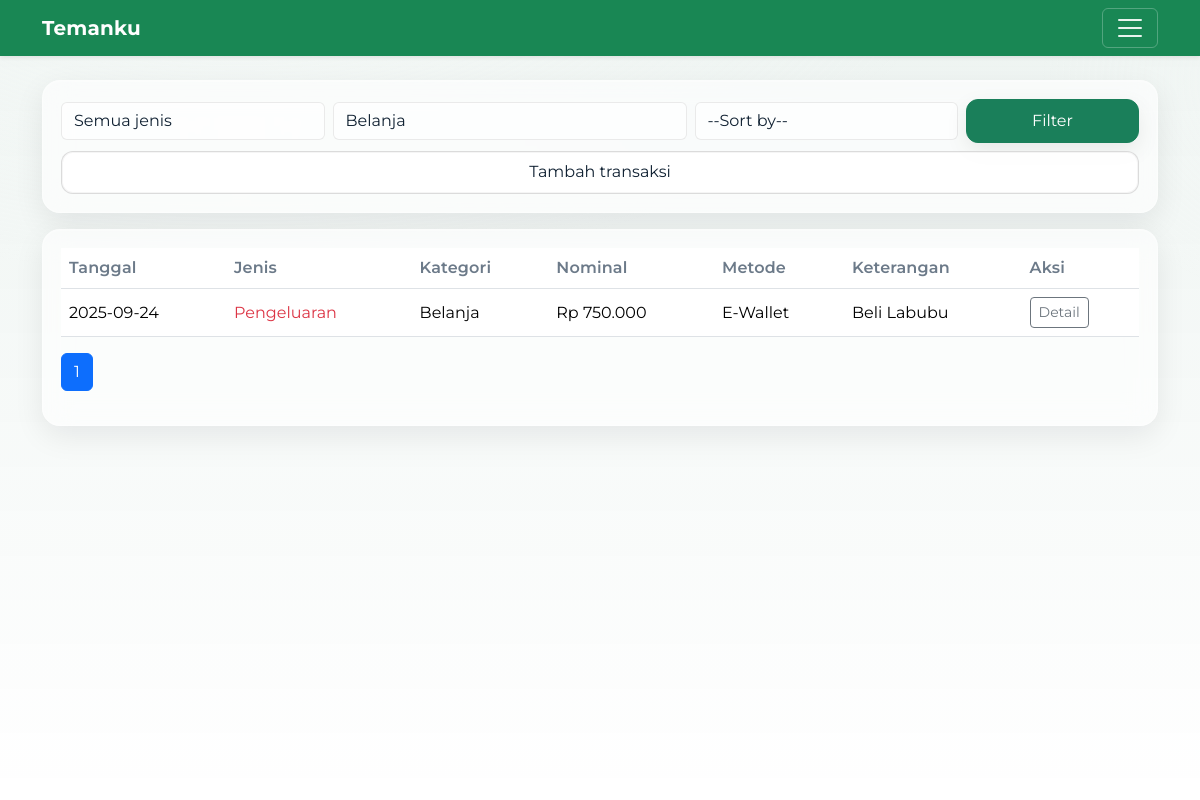
Page /history?category_id=39 (signed in) on the earlier database version.
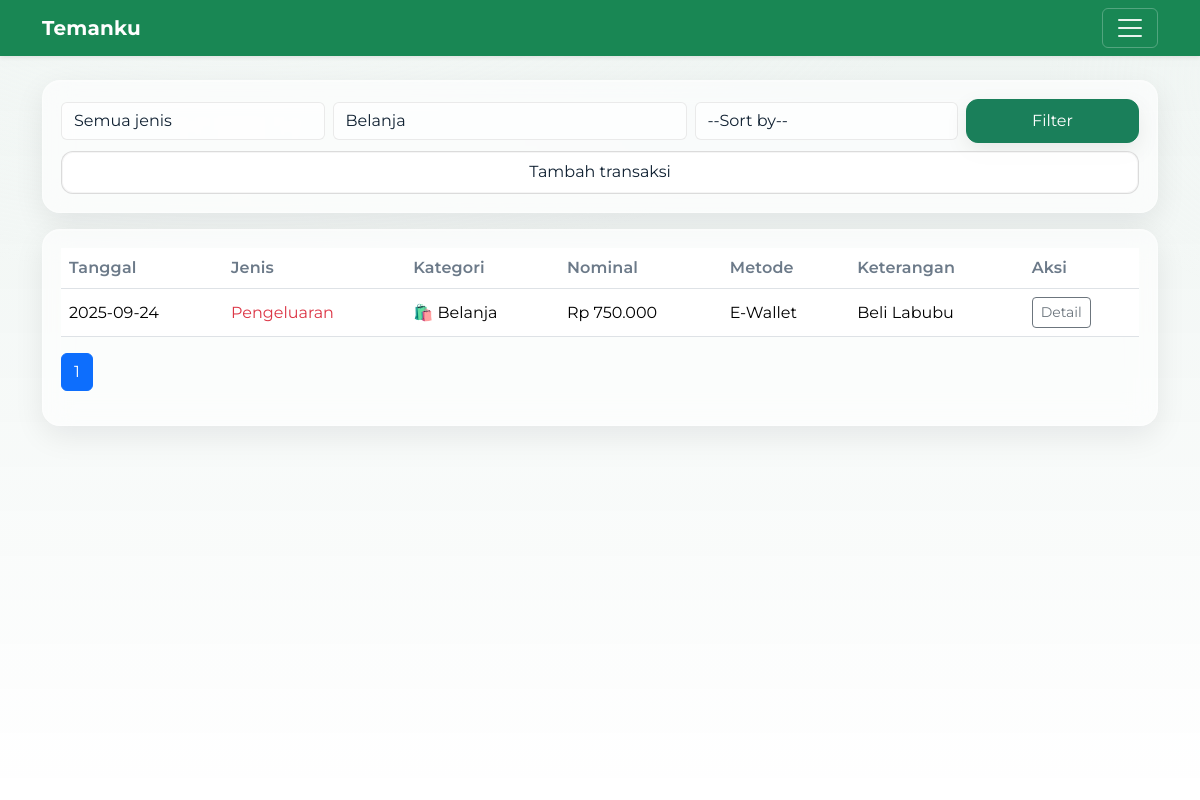
Same page on the later database version.
### tables this page shows
CREATE TABLE transactions (
  id INTEGER PRIMARY KEY AUTOINCREMENT,
  user_id INTEGER NOT NULL,
  date TEXT NOT NULL,                      -- YYYY-MM-DD
  type TEXT CHECK(type IN ('income','expense')) NOT NULL,
  category_id INTEGER NOT NULL,
  amount REAL NOT NULL,
  source_or_payee TEXT,
  account TEXT,
  notes TEXT,
  FOREIGN KEY (user_id) REFERENCES users(id),
  FOREIGN KEY (category_id) REFERENCES categories(id)
);

CREATE TABLE categories (
  id INTEGER PRIMARY KEY AUTOINCREMENT,
  user_id INTEGER NOT NULL,
  type TEXT CHECK(type IN ('income','expense')) NOT NULL,
  name TEXT NOT NULL, emoji TEXT,
  UNIQUE(user_id, type, name),
  FOREIGN KEY (user_id) REFERENCES users(id)
);

### app.py (the view)
@app.get("/history")
@login_required
def history():
    q_type = (request.args.get("type") or "").strip()
    q_cat  = (request.args.get("category_id") or "").strip()
    q_sort_raw = (request.args.get("sort") or "").strip()
    order_map = {
        "date_desc":        "t.date DESC, t.id DESC",
        "date_asc":         "t.date ASC, t.id ASC",
        "amount_desc":      "t.amount DESC, t.id DESC",
        "amount_asc":       "t.amount ASC, t.id ASC",
        "category_asc":     "c.name ASC, t.date DESC, t.id DESC",
        "category_desc":    "c.name DESC, t.date DESC, t.id DESC",
        "payment_asc":      "t.account ASC, t.date DESC, t.id DESC",
        "payment_desc":     "t.account DESC, t.date DESC, t.id DESC",
        "type_income_first":  "CASE WHEN t.type='income' THEN 0 ELSE 1 END, t.date DESC, t.id DESC",
        "type_expense_first": "CASE WHEN t.type='expense' THEN 0 ELSE 1 END, t.date DESC, t.id DESC",
    }
    q_sort = q_sort_raw if q_sort_raw in order_map else ""
    order_sql = order_map.get(q_sort or "date_desc")
    if q_type not in ("income", "expense"):
        q_type = ""
    if q_cat and not str(q_cat).isdigit():
        q_cat = ""
    per = 20
    try:
        page = int(request.args.get("page", "1"))
    except ValueError:
        page = 1
    page = max(1, page)
    where = ["t.user_id=?"]
    params = [current_user.id]
    if q_type:
        where.append("t.type=?"); params.append(q_type)
    if q_cat:
        where.append("t.category_id=?"); params.append(int(q_cat))
    where_clause = " AND ".join(where)
    with db() as con:
        total = con.execute(
            f"SELECT COUNT(*) AS n FROM transactions t WHERE {where_clause}",
            params
        ).fetchone()["n"]
    pages = max(1, (total + per - 1) // per)
    if page > pages:
        page = pages
    offset = (page - 1) * per
    with db() as con:
        cats = con.execute(
            "SELECT id, type, name FROM categories WHERE user_id=? ORDER BY type, name",
            (current_user.id,)
        ).fetchall()
        rows = con.execute(
            f"""
            SELECT
                t.*,
                COALESCE(c.name, '-') AS category,
                c.emoji AS category_emoji,
                t.source_or_payee AS keterangan,
                t.account AS payment_method
            FROM transactions t
            LEFT JOIN categories c ON c.id = t.category_id
            WHERE {where_clause}
            ORDER BY {order_sql}
            LIMIT ? OFFSET ?
            """,
            (*params, per, offset)
        ).fetchall()
    return render_template(
        "history.html",
        rows=[dict(r) for r in rows],
        categories=[dict(c) for c in cats],
        q_type=q_type,
        q_cat=q_cat,
        q_sort=q_sort,
        page=page,
        pages=pages,
        title="Riwayat",
    )

### app.py (called while the page is built)
def db():
    conn = sqlite3.connect(APP_DB, timeout=5.0)
    conn.row_factory = sqlite3.Row
    conn.execute("PRAGMA busy_timeout = 5000")
    return conn

@login_manager.user_loader
def load_user(user_id):
    with db() as con:
        row = con.execute("SELECT * FROM users WHERE id=?", (user_id,)).fetchone()
        return User(row) if row else None

def money(x):
    return f"Rp {x:,.0f}".replace(",", ".")

def type_label(val: str) -> str:
    if val == 'income':
        return 'Pemasukan'
    if val == 'expense':
        return 'Pengeluaran'
    return val or ''

### templates/history.html (shortened to what this page needs)
{% extends "base.html" %}
{% block content %}
<div class="card-soft mb-3">
  <form id="historyFilter" class="row g-2 align-items-center" method="get" novalidate>
    <div class="col-12 col-md-3">
      <select class="form-select" name="type" id="typeFilter" aria-label="Filter jenis">
        <option value="">Semua jenis</option>
      </select>
    </div>
    <div class="col-12 col-md-4">
      <select class="form-select" name="category_id" id="catFilter" aria-label="Filter kategori">
        <option value="">Semua kategori</option>
      </select>
    </div>
    <div class="col-12 col-md-3">
      <select class="form-select" name="sort" aria-label="Sort by">
        <option value="" disabled {{ '' if q_sort else 'selected' }}>--Sort by--</option>
      </select>
    </div>
    <div class="col-12 col-md-2">
      <button type="submit" class="btn btn-primary w-100">Filter</button>
    </div>
    <div class="col-12">
      <a class="btn btn-outline-secondary w-100" href="{{ url_for('add_form') }}">
        Tambah transaksi
      </a>
    </div>
  </form>
</div>
<div class="card-soft">
  <div class="table-responsive">
    <table class="table table-hover align-middle table-stacked">
      <thead>
        <tr>
          <th scope="col">Tanggal</th>
          <th scope="col">Jenis</th>
          <th scope="col">Kategori</th>
          <th scope="col">Nominal</th>
          <th scope="col" class="d-none d-md-table-cell">Metode</th>
          <th scope="col" class="d-none d-md-table-cell">Keterangan</th>
          <th scope="col">Aksi</th>
        </tr>
      </thead>
      <tbody>
        {% for r in rows %}
          <tr>
            <td data-label="Tanggal">{{ r.date }}</td>
            <td data-label="Jenis" class="{{ 'text-danger' if r.type=='expense' else 'text-success' }}">{{ r.type | type_label }}</td>
            <td data-label="Kategori">{{ (r.category_emoji ~ ' ') if r.category_emoji else '' }}{{ r.category }}</td>
            <td data-label="Nominal">{{ r.amount|money }}</td>
            <td class="d-none d-md-table-cell" data-label="Metode">{{ r.payment_method }}</td>
            <td class="d-none d-md-table-cell" data-label="Keterangan">{{ r.keterangan }}</td>
            <td class="text-nowrap action-cell">
              <button type="button"
                      class="btn btn-sm btn-outline-secondary"
                      data-bs-toggle="modal"
                      data-bs-target="#txModal"
                      data-id="{{ r.id }}"
                      data-date="{{ r.date }}"
                      data-type="{{ r.type }}"
                      data-category="{{ r.category }}"
                      data-amount="{{ r.amount|money }}"
                      data-payment="{{ r.payment_method }}"
                      data-notes="{{ (r.keterangan or '-')|e }}"
                      data-note="{{ (r.notes or '-')|e }}"
                      data-edit="{{ url_for('edit_form', trx_id=r.id) }}"
                      data-delete="{{ url_for('delete_trx', trx_id=r.id) }}">
                Detail
              </button>
            </td>
          </tr>
        {% endfor %}
      </tbody>
    </table>
  </div>
  <nav aria-label="Navigasi halaman riwayat">
    <ul class="pagination">
      {% for i in range(1, pages+1) %}
        <li class="page-item {{ 'active' if i==page else '' }}">
          {% if q_sort %}
            <a class="page-link"
               href="{{ url_for('history', page=i, type=q_type, category_id=q_cat, sort=q_sort) }}">{{ i }}</a>
          {% else %}
            <a class="page-link"
               href="{{ url_for('history', page=i, type=q_type, category_id=q_cat) }}">{{ i }}</a>
          {% endif %}
        </li>
      {% endfor %}
    </ul>
  </nav>
</div>
{% endblock %}

### templates/base.html (shortened to what this page needs)
<!doctype html>
<html lang="id">
<head>
  <link href="https://cdn.jsdelivr.net/npm/bootstrap@5.3.3/dist/css/bootstrap.min.css" rel="stylesheet" />
  <link rel="stylesheet" href="{{ url_for('static', filename='style.css') }}">
  <link rel="stylesheet" href="https://cdn.jsdelivr.net/npm/bootstrap-icons@1.11.3/font/bootstrap-icons.min.css">
</head>
<body class="bg-body">
  <nav class="navbar navbar-dark bg-success sticky-top shadow-sm">
    <div class="container">
      <a class="navbar-brand fw-bold" href="{{ url_for('dashboard') }}">Temanku</a>
      <button class="navbar-toggler" type="button"
              data-bs-toggle="offcanvas" data-bs-target="#mainMenu"
              aria-controls="mainMenu" aria-label="Menu">
        <span class="navbar-toggler-icon"></span>
      </button>
    </div>
  </nav>
  {% set ep = request.endpoint %}
  <div class="bg-layer"></div>
  <main class="container my-3 my-md-4">
    {% block content %}{% endblock %}
  </main>
</body>
</html>

### static/style.css (style rules this page uses)
:root { --bg:#0f5132; --page:#e9eef6; --card:rgba(255,255,255,.6); --text:#102132; --muted:#6c7a89; --primary:#1a7f5a; --ring:rgba(26,127,90,.35); --glass-border:rgba(255,255,255,.32); --chart-bar:45, 156, 219; }
* { scroll-behavior:smooth }
body { background:var(--page); color:var(--text); font-family: "Montserrat", system-ui, -apple-system, "Segoe UI", Roboto, "Helvetica Neue", Arial, "Noto Sans", "Apple Color Emoji","Segoe UI Emoji","Segoe UI Symbol", sans-serif; font-feature-settings: "cv01","cv02"; }
.navbar-brand { font-weight:800; letter-spacing:.3px }
.btn { transition:transform .15s ease, box-shadow .2s ease }
.btn-primary { background:var(--primary);border-color:var(--primary) }
.form-control,.form-select { background:rgba(255,255,255,.65);color:var(--text); border:1px solid rgba(0,0,0,.08) }
.table>thead th { color:var(--muted);font-weight:600;letter-spacing:.01em }
.card-soft { background:var(--card); border:1px solid var(--glass-border); border-radius:18px; padding:18px; box-shadow: 0 10px 30px rgba(10,14,29,.08), inset 0 1px 0 rgba(255,255,255,.25); backdrop-filter: blur(14px); -webkit-backdrop-filter: blur(14px); transition:transform .25s ease, box-shadow .25s ease, border-color .25s ease; }
.navbar-brand { font-weight:800; letter-spacing:.2px }
.navbar-toggler { border-color: rgba(255,255,255,.25); }
body { font-family: "Montserrat", system-ui, -apple-system, Segoe UI, Roboto, Arial, sans-serif; }
.bg-layer { position: fixed; inset: 0; background: radial-gradient(1200px 600px at 20% -10%, rgba(255,255,255,.35), transparent 60%), radial-gradient(800px 500px at 120% 10%, rgba(255,255,255,.25), transparent 50%), linear-gradient(180deg, rgba(10,97,60,.07), rgba(10,97,60,0)); pointer-events: none; z-index: 0; }
.navbar { position: sticky; top: 0; z-index: 1100; }
.navbar .navbar-toggler { position: relative; z-index: 1101; }
main { opacity:0; transform: translateY(8px); }
main.page-enter { opacity:1; transform:none; transition:opacity .35s ease, transform .35s ease; }
@media (min-width: 768px) { #historyFilter .btn { padding:.55rem 1rem; border-radius:14px; } }
@media (min-width: 768px) { #historyFilter .btn-primary { box-shadow:0 8px 22px rgba(0,0,0,.08); } }
@media (min-width: 768px) { #historyFilter .btn-outline-secondary { background:transparent; border-color:var(--glass-border); } }
@media (min-width: 768px) { #historyFilter .btn { padding: .55rem 1.1rem; border-radius: 12px; } }
#historyFilter .btn-outline-secondary { background: rgba(255,255,255,.88); color: var(--text); border: 1.5px solid color-mix(in srgb, var(--text) 14%, transparent); border-color: rgba(0,0,0,.14); border-radius: 12px; box-shadow: inset 0 0 0 1px rgba(0,0,0,.04); transition: background .2s ease, color .2s ease, border-color .2s ease, box-shadow .2s ease, transform .1s ease; }

Differences in the rows shown:
now on this page (row edited): categories: emoji "🛍️"
